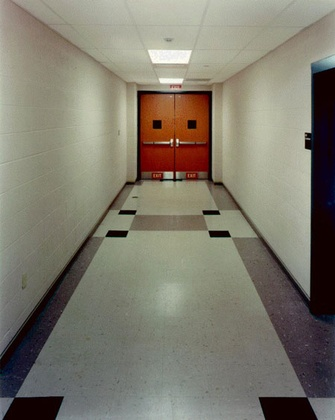
%> input picture assgn1/data/img03.jpg, 335 x 420 px, shrunk from 450 x 565 before the run, given in place of sun_aerinlrdodkqnypz.jpg, which was not available
$ octave Q1_1.m   (GNU Octave 9; MATLAB toolbox functions it lacks are replaced by stand-ins)
%> lines starting %> are read from the running program, lines starting %| are printed output that depends on the picture; pictures that were not available may be replaced by others from this repository, and a replacement may not be noted
%> further down, im is the input picture: size 420x335x3 uint8; mean R, G, B 126.5, 122.4, 109.2
### assgn5/matlab/createFilterBank.m
function [filterBank] = createFilterBank()
% Code to generate reasonable filter bank

gaussianScales = [1 2 4 8 sqrt(2)*8];
logScales      = [1 2 4 8 sqrt(2)*8];
dxScales       = [1 2 4 8 sqrt(2)*8];
dyScales       = [1 2 4 8 sqrt(2)*8];

filterBank = cell(numel(gaussianScales) + numel(logScales) + numel(dxScales) + numel(dyScales),1);

idx = 0;

for scale = gaussianScales
    idx = idx + 1;
    filterBank{idx} = fspecial('gaussian', 2*ceil(scale*2.5)+1, scale);
end

for scale = logScales
    idx = idx + 1;
    filterBank{idx} = fspecial('log', 2*ceil(scale*2.5)+1, scale);
end

for scale = dxScales
    idx = idx + 1;
    f = fspecial('gaussian', 2*ceil(scale*2.5) + 1, scale);
    f = imfilter(f, [-1 0 1], 'same');
    filterBank{idx} = f;
end

for scale = dyScales
    idx = idx + 1;
    f = fspecial('gaussian', 2*ceil(scale*2.5) + 1, scale);
    f = imfilter(f, [-1 0 1]', 'same');
    filterBank{idx} = f;
end

return;

### assgn5/matlab/extractFilterResponses.m
function [filterResponses] = extractFilterResponses(I, filterbank)
% extractFilterResponses extracts filter responses from image 'I' using the
% each filter in the filterbank
%   Args:
%       I:  (H, W, 3) RGB image
%       filterbank: (N, 1) filters
%
%   Returns:
%       filterResponses:  (H, W, 3*N)
%
[H, W, ~] = size(I);
%> H = 420; W = 335
N = size(filterbank, 1);
filterResponses = zeros(H, W, 3*N);

% figure; imshow(I); hold on;
I = double(I);

[L, a, b] = RGB2Lab(I(:, :, 1), I(:, :, 2), I(:, :, 3));
for n = 1:N
    h = filterbank{n, 1};
    filterResponses(:, :, 3*(n-1)+1) = imfilter(L, h);
    filterResponses(:, :, 3*(n-1)+2) = imfilter(a, h);
    filterResponses(:, :, 3*(n-1)+3) = imfilter(b, h);
end

%% Show images and filtered images
% [7 lines of commented-out code are left out]
end

### assgn5/matlab/RGB2Lab.m
function [L,a,b] = RGB2Lab(R,G,B)
% function [L, a, b] = RGB2Lab(R, G, B)
% RGB2Lab takes matrices corresponding to Red, Green, and Blue, and
% transforms them into CIELab.  This transform is based on ITU-R
% Recommendation  BT.709 using the D65 white point reference.
% The error in transforming RGB -> Lab -> RGB is approximately
% 10^-5.  RGB values can be either between 0 and 1 or between 0 and 255.
% By Mark Ruzon from C code by Yossi Rubner, 23 September 1997.
% Updated for MATLAB 5 28 January 1998.

if (nargin == 1)
  B = double(R(:,:,3));
  G = double(R(:,:,2));
  R = double(R(:,:,1));
end

if ((max(max(R)) > 1.0) | (max(max(G)) > 1.0) | (max(max(B)) > 1.0))
  R = R/255;
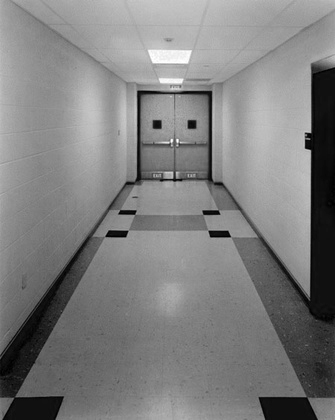
%> R: size 420x335 double; min 0, max 1, mean 0.496
  G = G/255;
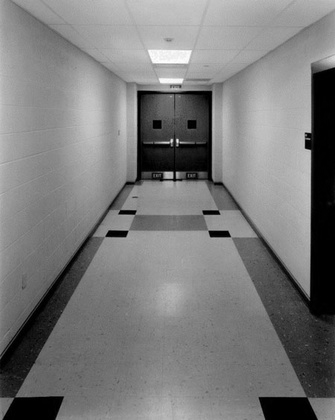
%> G: size 420x335 double; min 0, max 1, mean 0.48
  B = B/255;
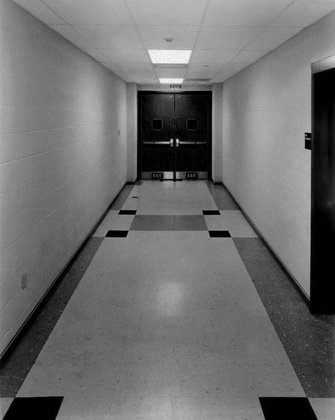
%> B: size 420x335 double; min 0, max 0.98, mean 0.428
end

[M, N] = size(R);
%> M = 420; N = 335
s = M*N;
%> s = 140700

% Set a threshold
T = 0.008856;

RGB = [reshape(R,1,s); reshape(G,1,s); reshape(B,1,s)];

% RGB to XYZ
MAT = [0.412453 0.357580 0.180423;
       0.212671 0.715160 0.072169;
       0.019334 0.119193 0.950227];
XYZ = MAT * RGB;

X = XYZ(1,:) / 0.950456;
Y = XYZ(2,:);
Z = XYZ(3,:) / 1.088754;

XT = X > T;
%> XT = 140700 logical values, 140623 true
YT = Y > T;
%> YT = 140700 logical values, 140385 true
ZT = Z > T;
%> ZT = 140700 logical values, 134590 true

fX = XT .* X.^(1/3) + (~XT) .* (7.787 .* X + 16/116);

% Compute L
Y3 = Y.^(1/3);
fY = YT .* Y3 + (~YT) .* (7.787 .* Y + 16/116);
L  = YT .* (116 * Y3 - 16.0) + (~YT) .* (903.3 * Y);

fZ = ZT .* Z.^(1/3) + (~ZT) .* (7.787 .* Z + 16/116);

% Compute a and b
a = 500 * (fX - fY);
b = 200 * (fY - fZ);

L = reshape(L, M, N);
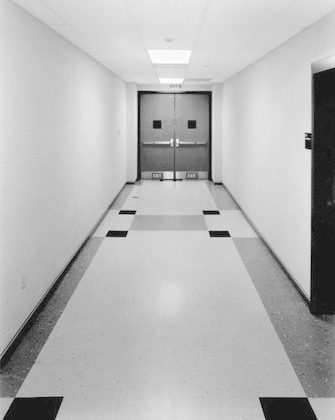
%> L: size 420x335 double; min 0.511, max 99.88, mean 71.3; drawn with min black and max white
a = reshape(a, M, N);
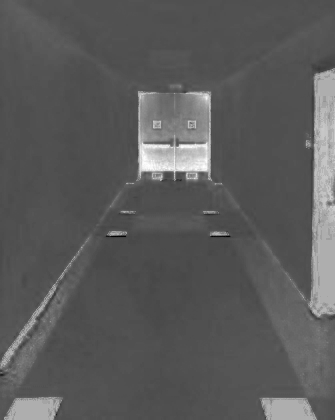
%> a: size 420x335 double; min -31.11, max 60.88, mean 1.7; drawn with min black and max white
b = reshape(b, M, N);
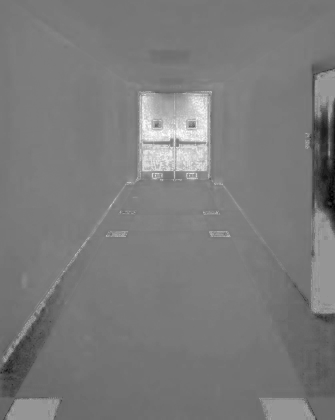
%> b: size 420x335 double; min -52.19, max 67.38, mean 5.7; drawn with min black and max white

if ((nargout == 1) | (nargout == 0))
  L = cat(3,L,a,b);
end

### assgn5/matlab/Q1_1.m
%
% A test script that drives the testing of implemented functions
%

im = imread('../data/airport/sun_aerinlrdodkqnypz.jpg');

% 4 filters * (5 scales)
% gaussian, laplacian of gaussian, x-grad of gaussian, y-grad of gaussian
[filterbank] = createFilterBank();
[responses] = extractFilterResponses(im, filterbank);

$ run again, on assgn1/data/img04.jpg
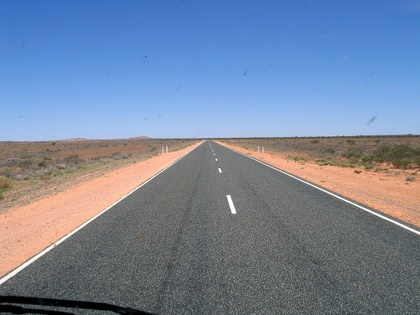
%> input picture assgn1/data/img04.jpg, 420 x 315 px, shrunk from 512 x 384 before the run, given in place of sun_aerinlrdodkqnypz.jpg, which was not available
%> im is the input picture: size 315x420x3 uint8; mean R, G, B 118.7, 133.1, 156.6
%> in RGB2Lab, `B = B/255;`:
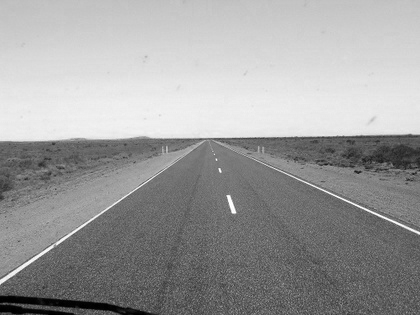
%> B: size 315x420 double; min 0, max 1, mean 0.614
%> XT = 132300 logical values, 131620 true
%> YT = 132300 logical values, 131618 true
%> ZT = 132300 logical values, 131866 true
%> in RGB2Lab, `b = reshape(b, M, N);`:
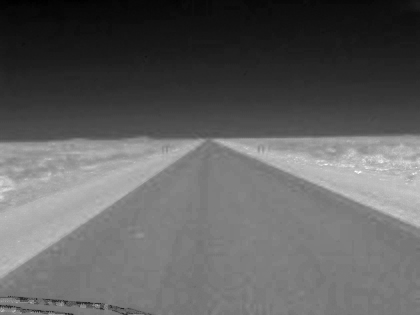
%> b: size 315x420 double; min -30.14, max 30.71, mean -7.2; drawn with min black and max white

$ run again, on assgn1/data/img05.jpg
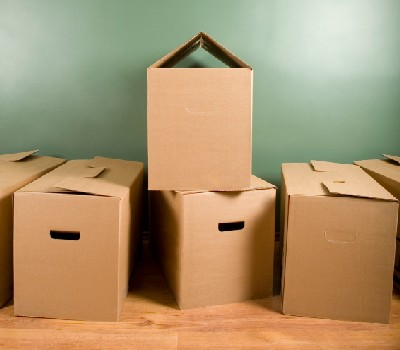
%> input picture assgn1/data/img05.jpg, 400 x 350 px, given in place of sun_aerinlrdodkqnypz.jpg, which was not available
%> im is the input picture: size 350x400x3 uint8; mean R, G, B 171.7, 147.3, 110
%> in RGB2Lab, `B = B/255;`:
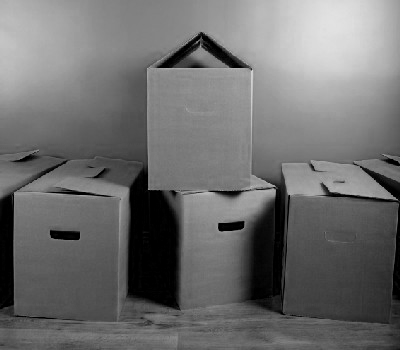
%> B: size 350x400 double; min 0, max 0.886, mean 0.431
%> XT = 140000 logical values, 139698 true
%> YT = 140000 logical values, 139363 true
%> ZT = 140000 logical values, 136823 true
%> in RGB2Lab, `b = reshape(b, M, N);`:
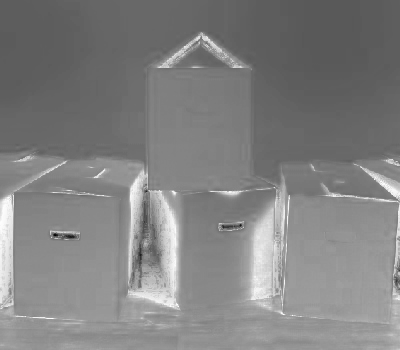
%> b: size 350x400 double; min -31.14, max 63.34, mean 16.8; drawn with min black and max white
